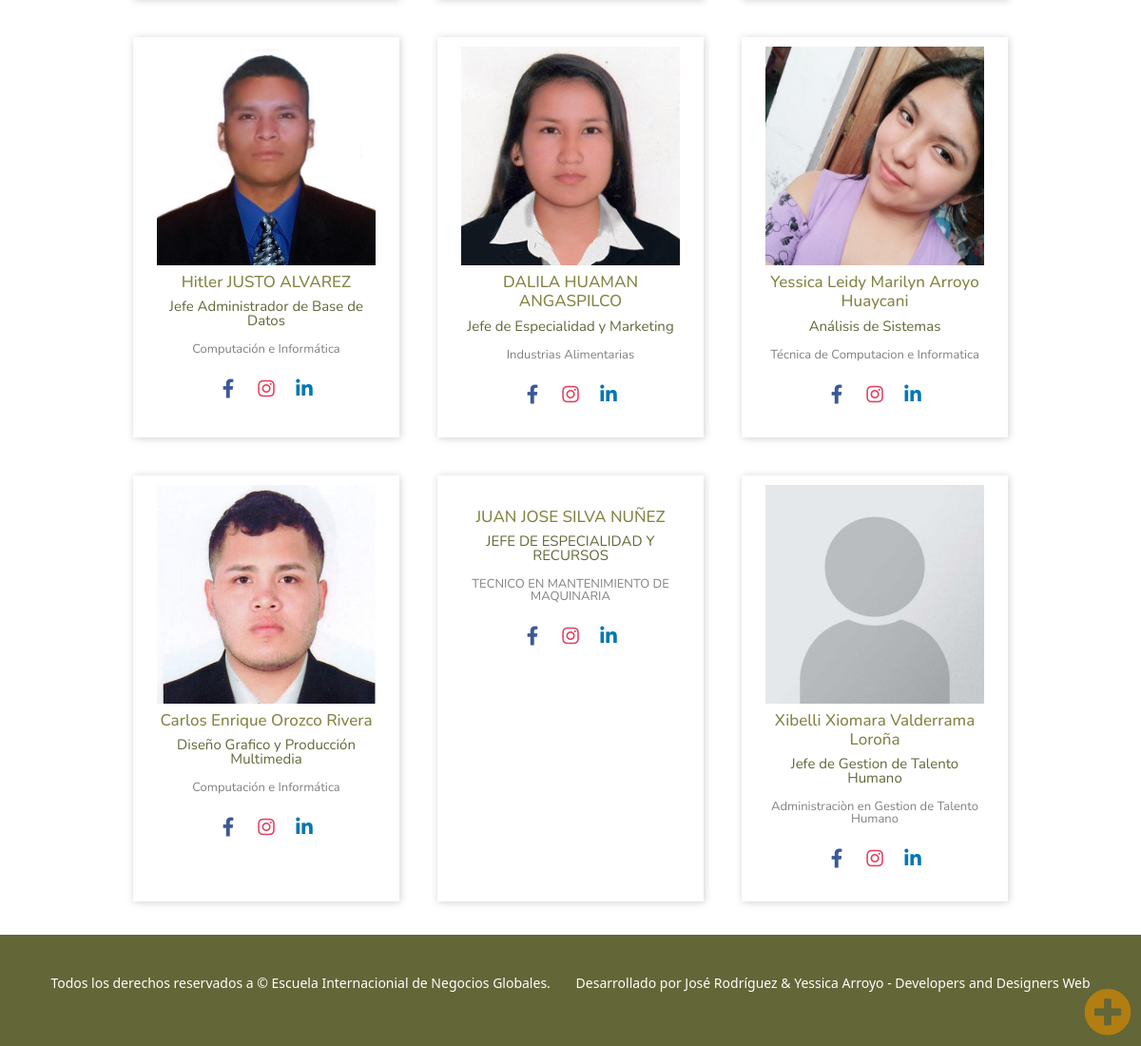
The app's page / (lower part), older data.
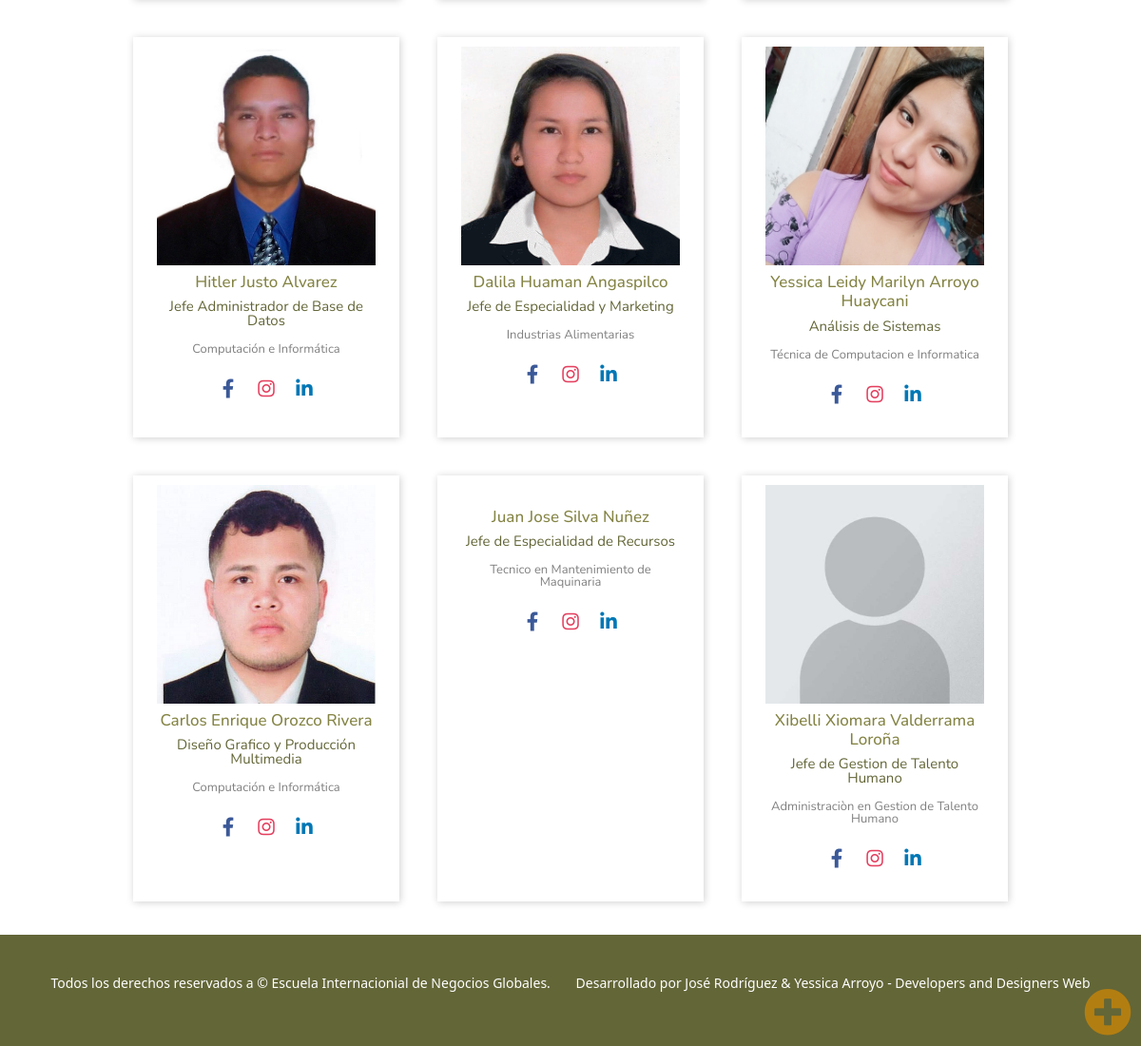
The same page, newer data.
### tables this page shows
create table tbusuarios(
id int primary key auto_increment,
nombres varchar(50),
apellido varchar(50),
id_sexo int,
fec_nac date, 
dni varchar(8) not null,
celular varchar(9),
correo varchar(100),
password varchar(20) default 'eing2021',
cargo varchar(100),
titulo varchar(100),
url_facebook varchar(250) default 'https://www.facebook.com/',
url_instagram varchar(250) default 'https://www.instagram.com/',
url_linkedin varchar(250) default 'https://www.linkedin.com/feed/',
url_img varchar(250) default 'sin_imagen.jpg'
);

### index.php (the view, shortened to what this page needs)
<?php
	require_once 'head.php';
	$conexion=conexion();
	$sql = "SELECT * FROM tbusuarios";
	$result = $conexion -> query($sql);
 ?>
<article class="container">
	<br><div class="linea-verde"></div><br>
		<div class="nosotros-img">
			<h3 class="text-center subtitle">Nuestro Equipo</h3><br>
			<div id="tarjetas">
				<?php
					while ($ver = $result -> fetch_assoc()) {
				?>
				<div class="tarjeta">
					<img src="img/team/<?php echo $ver['url_img']; ?>" alt="">
					<h2><?php echo $ver['nombres'].' '.$ver['apellido']; ?></h2>
					<p class="profesion"><?php echo $ver['cargo']; ?></p>
					<p class="desc"><?php echo $ver['titulo']; ?></p>
					<div class="sm">
						<a href="<?php echo $ver['url_facebook']; ?>" class="fab fa-facebook-f" target="_blank"></a>
						<a href="<?php echo $ver['url_instagram']; ?>" class="fab fa-instagram" target="_blank"></a>
						<a href="<?php echo $ver['url_linkedin']; ?>" class="fab fa-linkedin-in" target="_blank"></a>
					</div>
				</div>
				<?php
					}
				?>
			</div>
		</div>
</article>
<?php
	require_once 'footer.php';
 ?>

### head.php (shortened to what this page needs)
<!DOCTYPE html>
<html lang="en">
<head>
	<link rel="stylesheet" href="css/style.css">
	<link rel="stylesheet" href="css/style-tabla.css">
	<link rel="stylesheet" href="librerias/bootstrap/css/bootstrap.css">
	<link rel="stylesheet" href="https://cdnjs.cloudflare.com/ajax/libs/fancybox/3.5.7/jquery.fancybox.css">
	<link rel="stylesheet" href="librerias/fontawesome5/css/all.min.css">
	<link rel="stylesheet" href="librerias/DataTables/css/jquery.dataTables.min.css">
</head>
<body class="">

### footer.php (shortened to what this page needs)
	<div class="container-icon">
		<i class="fas fa-plus-circle icon-plus"></i>
	</div>
	<footer class="bg-verde">
		<p>Todos los derechos reservados a &copy; Escuela Internacionial de Negocios Globales.</p>
		<p>Desarrollado por José Rodríguez & Yessica Arroyo - Developers and Designers Web</p>
	</footer>
</body>
</html>

### css/style.css (style rules this page uses)
* { padding: 0; margin: 0; box-sizing: border-box; vertical-align: baseline; }
:root { --facebook: #3b5998; --twitter: #55acee; --instagram: #e4405f; --linkedin: #0077b5; --whatsapp: #4ac959; --verde1: #848445; --verde2: #636637; --naranja: #b37e11; --amarillo1: #f8dd7b; --amarillo2: #fff1a4; }
.bg-verde { background: var(--verde2); }
article { padding: 5px 0 15px 0; }
.container-icon { position: fixed; font-family: sans-serif; bottom: 10px; right: 10px; z-index: 10000 }
.icon-plus { font-size: 50px; transition: all 300ms; color: var(--naranja); }
.fa-facebook-f { background: var(--facebook); }
.fa-instagram { background: var(--instagram); }
.fa-linkedin-in { background: var(--linkedin); }
footer { width: 100%; padding: 40px; color: white; display: flex; flex-wrap: wrap; justify-content: space-around; }
footer p { font-size: 14px; }
#tarjetas { display: flex; flex-wrap: wrap; justify-content: center; }
.tarjeta img { width: 100%; margin-bottom: 8px; }
.tarjeta { width: 280px; margin: 20px; background: #fff; padding: 10px 25px; text-align: center; box-shadow: 1px 1px 8px 0px #00000030; transition: .3s ease all; font-family: 'Nunito', sans-serif; }
.tarjeta h2 { font-size: 17px; color: var(--verde1); text-transform: capitalize; }
.profesion { color: var(--verde2); font-size: 15px; line-height: 15px; }
.desc { font-size: 13px; line-height: 13px; color: #808080; }
.sm { display: flex; justify-content: center; margin: 20px 0; }
.sm a { color: var(--verde1); width: 30px; height: 30px; line-height: 30px; font-size: 20px; transition: 0.3s linear; text-decoration: none; background-color: #FFF; border-radius: 50%; margin: 0 5px; }
.sm a.fa-facebook-f { color: var(--facebook); }
.sm a.fa-instagram { color: var(--instagram); }
.sm a.fa-linkedin-in { color: var(--linkedin); }

Row changes from the older to the newer data that the page shows:
changed tbusuarios "Hitler": apellido "JUSTO ALVAREZ" → "Justo Alvarez"
changed tbusuarios "Jefe de Especialidad y Marketing": nombres "DALILA" → "Dalila"; apellido "HUAMAN ANGASPILCO" → "Huaman Angaspilco"
changed tbusuarios: nombres "JUAN JOSE" → "Juan Jose"; apellido "SILVA NUÑEZ" → "Silva Nuñez"; cargo "JEFE DE ESPECIALIDAD Y RECURSOS" → "Jefe de Especialidad de Recursos"; titulo "TECNICO EN MANTENIMIENTO DE MAQUINARIA" → "Tecnico en Mantenimiento de Maquinaria"
